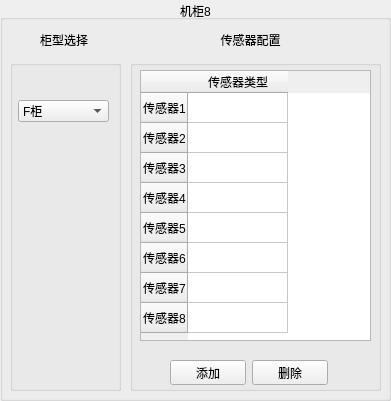
      <widget class="QGroupBox" name="groupBox_104">
       <property name="geometry">
        <rect>
         <x>1210</x>
         <y>420</y>
         <width>391</width>
         <height>401</height>
        </rect>
       </property>
       <property name="title">
        <string>机柜8</string>
       </property>
       <property name="alignment">
        <set>Qt::AlignCenter</set>
       </property>
       <widget class="QGroupBox" name="groupBox_105">
        <property name="geometry">
         <rect>
          <x>710</x>
          <y>0</y>
          <width>211</width>
          <height>281</height>
         </rect>
        </property>
        <property name="title">
         <string>机柜1</string>
        </property>
       </widget>
       <widget class="QGroupBox" name="groupBox_106">
        <property name="geometry">
         <rect>
          <x>470</x>
          <y>0</y>
          <width>211</width>
          <height>281</height>
         </rect>
        </property>
        <property name="title">
         <string>机柜1</string>
        </property>
       </widget>
       <widget class="QGroupBox" name="groupBox_107">
        <property name="geometry">
         <rect>
          <x>10</x>
          <y>60</y>
          <width>111</width>
          <height>331</height>
         </rect>
        </property>
        <property name="title">
         <string/>
        </property>
        <widget class="QComboBox" name="Cabinet_comboBox_4853_master_c8">
         <property name="geometry">
          <rect>
           <x>8</x>
           <y>40</y>
           <width>91</width>
           <height>22</height>
          </rect>
         </property>
         <item>
          <property name="text">
           <string>F柜</string>
          </property>
         </item>
         <item>
          <property name="text">
           <string>C柜</string>
          </property>
         </item>
         <item>
          <property name="text">
           <string>D柜</string>
          </property>
         </item>
         <item>
          <property name="text">
           <string>V柜</string>
          </property>
         </item>
         <item>
          <property name="text">
           <string>696CBBR柜</string>
          </property>
         </item>
         <item>
          <property name="text">
           <string>696CB柜</string>
          </property>
         </item>
         <item>
          <property name="text">
           <string>BE柜</string>
          </property>
         </item>
         <item>
          <property name="text">
           <string>DE柜</string>
          </property>
         </item>
         <item>
          <property name="text">
           <string>M柜</string>
          </property>
         </item>
         <item>
          <property name="text">
           <string>PT柜</string>
          </property>
         </item>
         <item>
          <property name="text">
           <string>PTC500柜</string>
          </property>
         </item>
         <item>
          <property name="text">
           <string>PTC600柜</string>
          </property>
         </item>
         <item>
          <property name="text">
           <string>SL柜</string>
          </property>
         </item>
         <item>
          <property name="text">
           <string>SV25SV20柜</string>
          </property>
         </item>
         <item>
          <property name="text">
           <string>SV柜</string>
          </property>
         </item>
         <item>
          <property name="text">
           <string>V25V20柜</string>
          </property>
         </item>
        </widget>
        <widget class="QLabel" name="picture_lable_4853_master_c8">
         <property name="geometry">
          <rect>
           <x>20</x>
           <y>70</y>
           <width>71</width>
           <height>211</height>
          </rect>
         </property>
         <property name="text">
          <string/>
         </property>
        </widget>
       </widget>
       <widget class="QTableWidget" name="tableWidget_4853_master_c8">
        <property name="geometry">
         <rect>
          <x>140</x>
          <y>70</y>
          <width>231</width>
          <height>271</height>
         </rect>
        </property>
        <property name="lineWidth">
         <number>1</number>
        </property>
        <property name="autoScrollMargin">
         <number>16</number>
        </property>
        <row>
         <property name="text">
          <string>传感器1</string>
         </property>
        </row>
        <row>
         <property name="text">
          <string>传感器2</string>
         </property>
        </row>
        <row>
         <property name="text">
          <string>传感器3</string>
         </property>
        </row>
        <row>
         <property name="text">
          <string>传感器4</string>
         </property>
        </row>
        <row>
         <property name="text">
          <string>传感器5</string>
         </property>
        </row>
        <row>
         <property name="text">
          <string>传感器6</string>
         </property>
        </row>
        <row>
         <property name="text">
          <string>传感器7</string>
         </property>
        </row>
        <row>
         <property name="text">
          <string>传感器8</string>
         </property>
        </row>
        <column>
         <property name="text">
          <string>传感器类型</string>
         </property>
        </column>
       </widget>
       <widget class="QLabel" name="label_85">
        <property name="geometry">
         <rect>
          <x>200</x>
          <y>30</y>
          <width>101</width>
          <height>20</height>
         </rect>
        </property>
        <property name="text">
         <string>传感器配置</string>
        </property>
        <property name="alignment">
         <set>Qt::AlignCenter</set>
        </property>
       </widget>
       <widget class="QLabel" name="label_86">
        <property name="geometry">
         <rect>
          <x>40</x>
          <y>30</y>
          <width>54</width>
          <height>20</height>
         </rect>
        </property>
        <property name="text">
         <string>柜型选择</string>
        </property>
       </widget>
       <widget class="QGroupBox" name="groupBox_108">
        <property name="geometry">
         <rect>
          <x>130</x>
          <y>60</y>
          <width>251</width>
          <height>331</height>
         </rect>
        </property>
        <property name="title">
         <string/>
        </property>
        <widget class="QWidget" name="layoutWidget_26">
         <property name="geometry">
          <rect>
           <x>40</x>
           <y>300</y>
           <width>158</width>
           <height>25</height>
          </rect>
         </property>
         <layout class="QHBoxLayout" name="horizontalLayout_63">
          <item>
           <widget class="QPushButton" name="addBt_4853_master_c8">
            <property name="text">
             <string>添加</string>
            </property>
           </widget>
          </item>
          <item>
           <widget class="QPushButton" name="deleteBt_4853_master_c8">
            <property name="text">
             <string>删除</string>
            </property>
           </widget>
          </item>
         </layout>
        </widget>
       </widget>
       <zorder>groupBox_108</zorder>
       <zorder>groupBox_105</zorder>
       <zorder>groupBox_106</zorder>
       <zorder>groupBox_107</zorder>
       <zorder>tableWidget_4853_master_c8</zorder>
       <zorder>label_85</zorder>
       <zorder>label_86</zorder>
      </widget>
